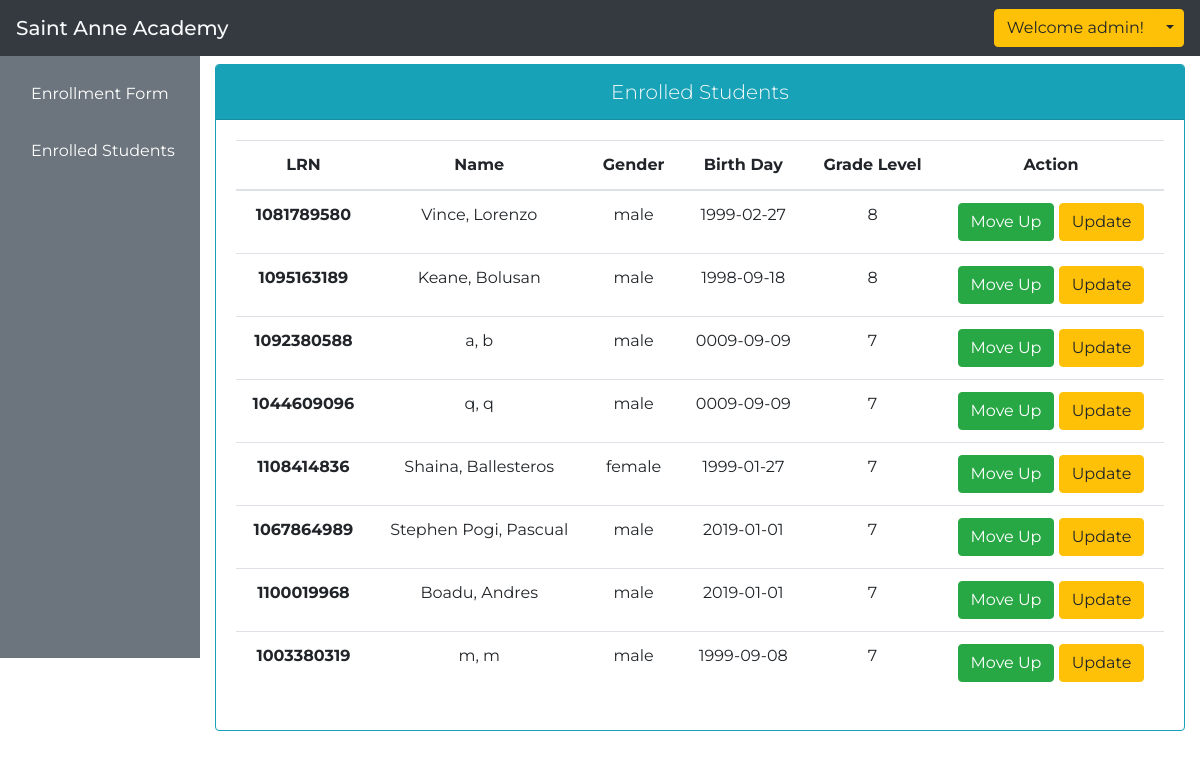
The page /enrollment_officer/enrolled_students.php (signed in) on the database its author committed.
### tables this page shows
CREATE TABLE `student` (
  `student_id` int(11) NOT NULL,
  `lrn` varchar(255) NOT NULL,
  `grade_level_id` varchar(255) NOT NULL,
  `section` varchar(255) NOT NULL,
  `school_year` varchar(255) NOT NULL,
  `family_name` text NOT NULL,
  `first_name` text NOT NULL,
  `middle_name` text NOT NULL,
  `bday` date NOT NULL,
  `gender` text NOT NULL,
  `address` varchar(255) NOT NULL,
  `status` text NOT NULL,
  `mother_tounge` text NOT NULL,
  `religion` text NOT NULL,
  `ethnicity` text NOT NULL,
  `dialect` text NOT NULL,
  `other_details` text NOT NULL,
  `school_id_number` varchar(255) NOT NULL,
  `school_name` text NOT NULL,
  `adviser_name` text NOT NULL,
  `father_name` text NOT NULL,
  `mother_name` text NOT NULL,
  `guardian_name` text NOT NULL,
  `mobile_number` varchar(20) NOT NULL
);

### enrollment_officer/enrolled_students.php (the view, shortened to what this page needs)
<?php require 'layouts/header.php'; ?>
    <div class="float-right col-10" style="margin-top: 4%;">
        <div class="mt-3" style="margin: 0 auto;">
                <div class="card border-info mb-3" style="max-width: 100%;">
                    <div class="card-header bg-info text-light text-center lead">Enrolled Students</div>
                        <div class="card-body">
                            <table class="table text-center">
                                <thead>
                                    <tr>
                                        <th scope="col">LRN</th>
                                        <th scope="col">Name</th>
                                        <th scope="col">Gender</th>
                                        <th scope="col">Birth Day</th>
                                        <th scope="col">Grade Level</th>
                                        <th scope="col">Action</th>
                                    </tr>
                                </thead>
                                <tbody>
                                    <?php
                                        $con = mysqli_connect("localhost", "root", "", "enrollment");
                                        $query = "select * from student";
                                        $sql = mysqli_query($con, $query);
                                        while($row = mysqli_fetch_array($sql)){
                                    ?>
                                    <tr>
                                        <th scope="row"><?php echo $row['lrn']; ?></th>
                                        <td><?php echo $row['first_name']; ?>, <?php echo $row['family_name']; ?></td>
                                        <td><?php echo $row['gender'] ?></td>
                                        <td><?php echo $row['bday'] ?></td>
                                        <td><?php echo $row['grade_level_id']; ?></td>
                                        <td>
                                            <input type="button" value="Move Up" class="btn btn-success">
                                            <a href="includes/update_student.php?id=<?= $row['student_id'] ?>" class='btn btn-warning'>Update</a>
                                        </td>
                                    </tr>
                                    <?php
                                        }
                                    ?>
                                </tbody>
                            </table>
                        </div>
                    </div>
                </div>
            </div>
<?php require 'layouts/footer.php'; ?>

### enrollment_officer/layouts/header.php (style rules this page uses)
body { font-family: Montserrat; }

### rows shown on the page
student: lrn "1081789580", first_name "Vince", family_name "Lorenzo", gender "male", bday "1999-02-27", grade_level "8"
student: lrn "1095163189", first_name "Keane", family_name "Bolusan", gender "male", bday "1998-09-18", grade_level "8"
student: lrn "1092380588", first_name "a", family_name "b", gender "male", bday "0009-09-09", grade_level "7"
student: lrn "1044609096", first_name "q", family_name "q", gender "male", bday "0009-09-09", grade_level "7"
student: lrn "1108414836", first_name "Shaina", family_name "Ballesteros", gender "female", bday "1999-01-27", grade_level "7"
student: lrn "1067864989", first_name "Stephen Pogi", family_name "Pascual", gender "male", bday "2019-01-01", grade_level "7"
student: lrn "1100019968", first_name "Boadu", family_name "Andres", gender "male", bday "2019-01-01", grade_level "7"
student: lrn "1003380319", first_name "m", family_name "m", gender "male", bday "1999-09-08", grade_level "7"

### other values the page prints
$_SESSION['username'] "admin"
